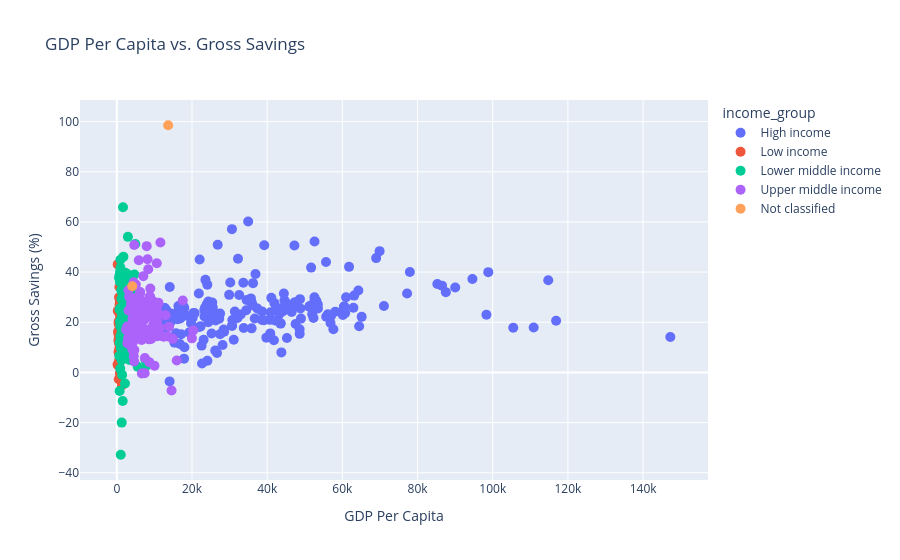

The cell this chart's notebook holds for it:
### Markdown cell above
### Adding interactive elements

### Code cell
# Create an interactive scatter plot
fig = px.scatter(economies, x='gdp_percapita', y='gross_savings', color='income_group',
                 hover_name='code', title='GDP Per Capita vs. Gross Savings',
                 labels={'gdp_percapita': 'GDP Per Capita', 'gross_savings': 'Gross Savings (%)'})

# Add hover, zoom, and selection tools
fig.update_traces(marker=dict(size=10), selector=dict(mode='markers'));
fig.update_layout(hovermode='closest');

fig.show();

### Figure 1 — Plotly figure (JSON) as saved in the notebook; plotly's stock layout.template omitted (floating-point values rounded to 4 significant figures; data arrays with more than 128 entries replaced by an {"elided": "..."} marker saying what was removed)
{"data": [{"hovertemplate": "<b>%{hovertext}</b><br><br>income_group=High income<br>GDP Per Capita=%{x}<br>Gross Savings (%)=%{y}<extra></extra>", "hovertext": {"elided": "240 str values"}, "legendgroup": "High income", "marker": {"color": "#636efa", "size": 10, "symbol": "circle"}, "mode": "markers", "name": "High income", "orientation": "v", "showlegend": true, "type": "scatter", "x": {"elided": "240 float values"}, "xaxis": "x", "y": {"elided": "240 float values"}, "yaxis": "y"}, {"hovertemplate": "<b>%{hovertext}</b><br><br>income_group=Low income<br>GDP Per Capita=%{x}<br>Gross Savings (%)=%{y}<extra></extra>", "hovertext": ["AFG", "AFG", "AFG", "AFG", "BDI", "BDI", "BDI", "BDI", "BFA", "BFA", "BFA", "BFA", "CAF", "CAF", "CAF", "CAF", "COD", "COD", "COD", "COD", "ERI", "ERI", "ERI", "ERI", "ETH", "ETH", "ETH", "ETH", "GMB", "GMB", "GMB", "GMB", "GNB", "GNB", "GNB", "GNB", "LBR", "LBR", "LBR", "LBR", "MDG", "MDG", "MDG", "MDG", "MLI", "MLI", "MLI", "MLI", "MOZ", "MOZ", "MOZ", "MOZ", "MWI", "MWI", "MWI", "MWI", "NER", "NER", "NER", "NER", "RWA", "RWA", "RWA", "RWA", "SDN", "SDN", "SDN", "SDN", "SLE", "SLE", "SLE", "SLE", "SOM", "SOM", "SOM", "SOM", "SYR", "SYR", "SYR", "SYR", "TCD", "TCD", "TCD", "TCD", "TGO", "TGO", "TGO", "TGO", "UGA", "UGA", "UGA", "UGA", "YEM", "YEM", "YEM", "YEM"], "legendgroup": "Low income", "marker": {"color": "#EF553B", "size": 10, "symbol": "circle"}, "mode": "markers", "name": "Low income", "orientation": "v", "showlegend": true, "type": "scatter", "x": [560.6, 565.6, 510.8, NaN, 216.7, 254.4, 252.7, 233.8, 625.0, 630.1, 825.2, 1148.0, 476.9, 366.3, 462.9, 556.1, 352.4, 495.8, 486.4, 806.8, 539.7, NaN, NaN, NaN, 330.6, 597.9, 829.8, 932.7, 801.0, 619.5, 720.3, 919.1, 600.2, 645.1, 846.9, 1124.0, 492.3, 692.6, 616.8, 915.3, 450.0, 445.3, 450.8, 599.3, 797.2, 838.1, 953.2, 1193.0, 496.2, 610.6, 462.4, 626.9, 683.1, 539.6, 602.5, 671.5, 474.4, 485.7, 575.5, 775.4, 586.6, 725.7, 802.6, 1124.0, 1306.0, 1292.0, 577.8, 1165.0, 685.0, 964.6, 845.3, 846.3, 219.2, 445.6, 518.2, 661.2, 2731.0, 847.7, 593.9, NaN, 1142.0, 994.0, 866.9, 1022.0, 750.3, 813.9, 961.2, 1384.0, 823.5, 862.9, 845.8, 1206.0, 1155.0, 1362.0, NaN, NaN], "xaxis": "x", "y": [NaN, NaN, -2.738, NaN, 3.213, 2.954, 24.6, 43.06, 15.84, 11.86, 20.56, NaN, NaN, NaN, NaN, NaN, 16.14, 20.3, 19.59, 28.69, NaN, NaN, NaN, NaN, NaN, 29.93, 27.75, NaN, -0.353, 18.89, 26.89, NaN, 7.401, 16.79, 23.57, NaN, NaN, NaN, NaN, NaN, 16.54, 12.9, 8.178, NaN, 13.56, 20.37, 18.59, NaN, 12.2, 11.72, 15.08, NaN, NaN, NaN, 2.675, NaN, 24.29, 24.17, 19.82, NaN, 13.51, 9.986, 15.19, NaN, 28.1, 8.106, 4.65, NaN, 34.04, 9.079, 10.55, NaN, NaN, NaN, NaN, NaN, 15.84, NaN, NaN, NaN, NaN, NaN, NaN, NaN, 11.5, 17.43, 19.53, NaN, 18.69, 16.58, 21.81, NaN, 8.25, -5.09, NaN, NaN], "yaxis": "y"}, {"hovertemplate": "<b>%{hovertext}</b><br><br>income_group=Lower middle income<br>GDP Per Capita=%{x}<br>Gross Savings (%)=%{y}<extra></extra>", "hovertext": {"elided": "212 str values"}, "legendgroup": "Lower middle income", "marker": {"color": "#00cc96", "size": 10, "symbol": "circle"}, "mode": "markers", "name": "Lower middle income", "orientation": "v", "showlegend": true, "type": "scatter", "x": {"elided": "212 float values"}, "xaxis": "x", "y": {"elided": "212 float values"}, "yaxis": "y"}, {"hovertemplate": "<b>%{hovertext}</b><br><br>income_group=Upper middle income<br>GDP Per Capita=%{x}<br>Gross Savings (%)=%{y}<extra></extra>", "hovertext": {"elided": "196 str values"}, "legendgroup": "Upper middle income", "marker": {"color": "#ab63fa", "size": 10, "symbol": "circle"}, "mode": "markers", "name": "Upper middle income", "orientation": "v", "showlegend": true, "type": "scatter", "x": {"elided": "196 float values"}, "xaxis": "x", "y": {"elided": "196 float values"}, "yaxis": "y"}, {"hovertemplate": "<b>%{hovertext}</b><br><br>income_group=Not classified<br>GDP Per Capita=%{x}<br>Gross Savings (%)=%{y}<extra></extra>", "hovertext": ["VEN", "VEN", "VEN", "VEN"], "legendgroup": "Not classified", "marker": {"color": "#FFA15A", "size": 10, "symbol": "circle"}, "mode": "markers", "name": "Not classified", "orientation": "v", "showlegend": true, "type": "scatter", "x": [13650.0, 4097.0, 1506.0, 3495.0], "xaxis": "x", "y": [98.54, 34.33, NaN, NaN], "yaxis": "y"}], "layout": {"hovermode": "closest", "legend": {"title": {"text": "income_group"}, "tracegroupgap": 0}, "title": {"text": "GDP Per Capita vs. Gross Savings"}, "xaxis": {"anchor": "y", "domain": [0.0, 1.0], "title": {"text": "GDP Per Capita"}}, "yaxis": {"anchor": "x", "domain": [0.0, 1.0], "title": {"text": "Gross Savings (%)"}}}}
